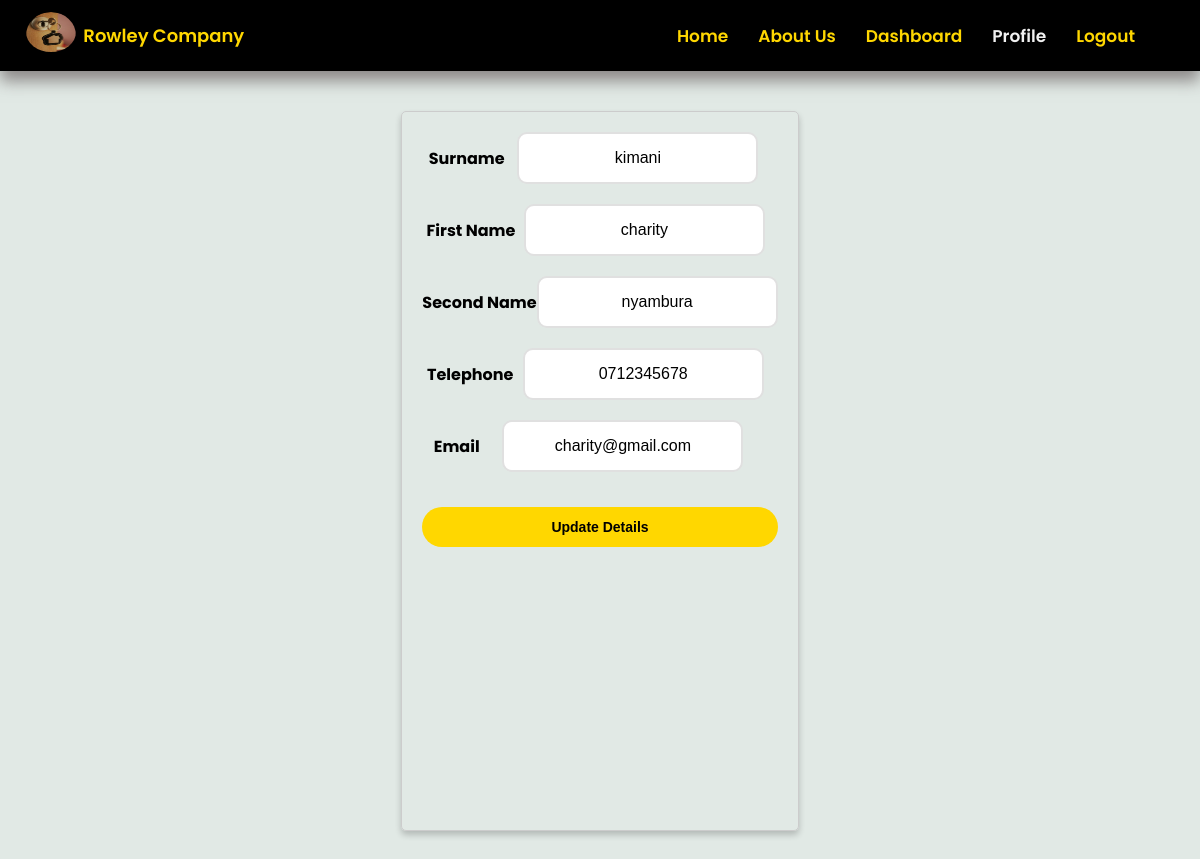
The app's page /profile (signed in), older data.
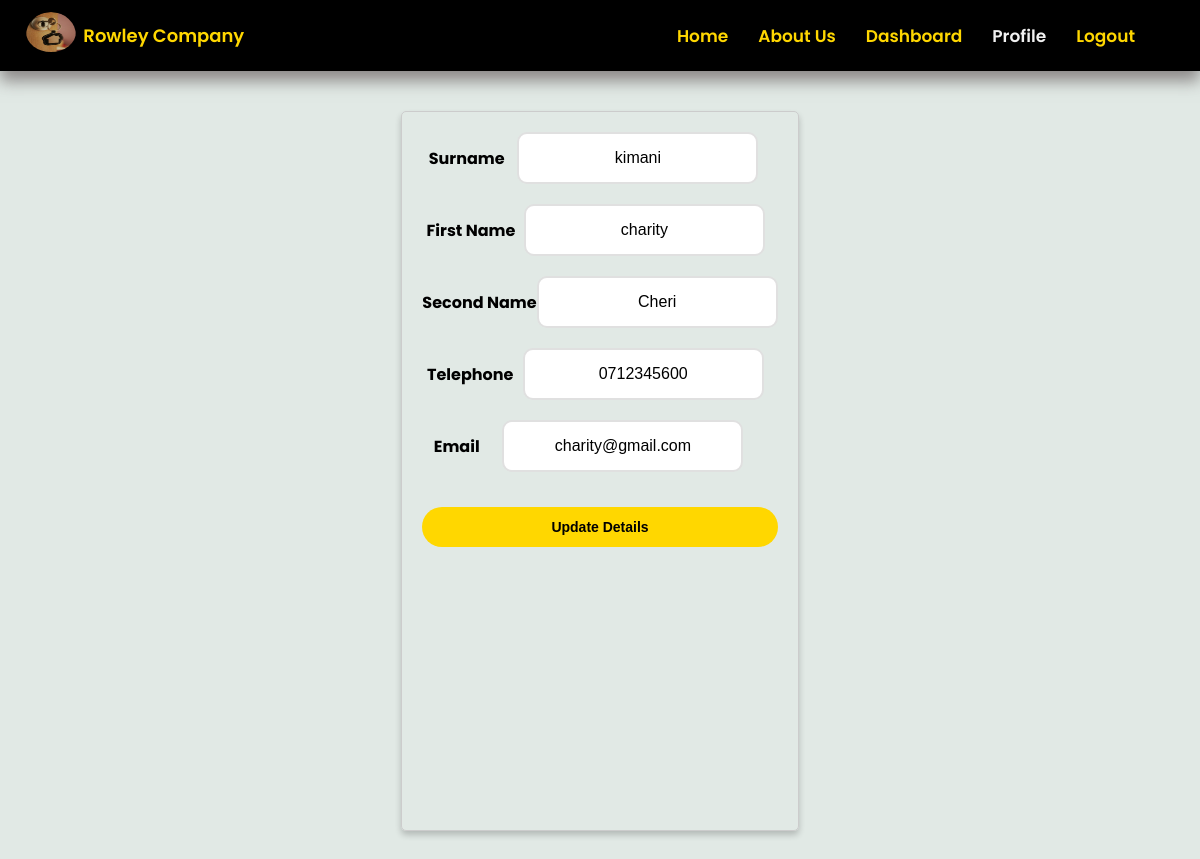
The same page, newer data.
### project/models.py (models this page shows, shortened)
class User(UserMixin, db.Model):
    id = db.Column(db.Integer, primary_key=True)
    surname = db.Column(db.String(50), nullable=False)
    first_name = db.Column(db.String(50), nullable=False)
    second_name = db.Column(db.String(50), nullable=False)
    telephone = db.Column(db.String(10), nullable=False)
    email = db.Column(db.String(120), unique=True, nullable=False)
    gender = db.Column(db.String(10), nullable=False)
    role = db.Column(db.String(10), nullable=False)
    password = db.Column(db.String(100), nullable=False)
    timestamp =  db.Column(db.DateTime, nullable=False, default=datetime.now(timezone.utc))
    bookings = db.relationship('Booking', backref='user', lazy=True)
    bookings_assigned = db.relationship('Booking', backref='agent', lazy=True)
    properties_managed = db.relationship('Property', backref='agent', lazy=True)
    tasks = db.relationship('Task', backref='user', lazy=True)
    messages_sent = db.relationship('Message', foreign_keys='Message.sender_id', backref='sender', lazy=True)
    messages_received = db.relationship('Message', foreign_keys='Message.recipient_id', backref='recipient', lazy=True)

### project/main.py (the view)
@main.route('/profile')
@login_required
def profile():
    return render_template('profile.html', active_page='profile')

### project/templates/profile.html (shortened to what this page needs)
{% extends 'base.html' %}
{% block head %}
  {{super()}}
  <link rel="stylesheet" href="/static/css/profile.css">
{% endblock %}
{% block content %}
    <div class="profile-check">
        <form class="profile-form" action="/profile" method="post">
            <div class="input-field">
                <label for="surname"><strong> Surname </strong></label>
                <input type="text" name="surname" value="{{ current_user.surname }}" required><br>
            </div>
            <div class="input-field">
                <label for="first_name"><strong> First Name </strong></label>
                <input type="text" name="first_name" value="{{ current_user.first_name }}" required><br>
            </div>
            <div class="input-field">
                <label for="second_name"><strong> Second Name  </strong></label>
                <input type="text" name="second_name" value="{{ current_user.second_name }}" required><br>
            </div>
            <div class="input-field">
                <label for="telephone"><strong> Telephone  </strong></label>
                <input type="tel" name="telephone" value="{{ current_user.telephone }}" required><br>
            </div>
            <div class="input-field">
                <label for="email"><strong> Email  </strong></label>
                <input type="email" name="email" value="{{ current_user.email }}" required><br>
            </div>
            <div class="submit-btn">
                <button type="submit"><strong> Update Details </strong></button>
            </div>
        </form>
    </div>
{% endblock %}

### project/templates/base.html (shortened to what this page needs)
<!DOCTYPE html>
<html lang="en">
<head>
    {% block head %}
    <link rel="stylesheet" href="/static/css/main.css">
    <link rel="stylesheet" href="https://maxst.icons8.com/vue-static/landings/line-awesome/line-awesome/1.3.0/css/line-awesome.min.css">
    <link rel="stylesheet" href="https://cdnjs.cloudflare.com/ajax/libs/font-awesome/6.5.2/css/all.min.css">
    {% endblock %}
</head>
<body>
    <div class="header">
        <div class="logo">
            <div class="logo-img">
                <img src="/static/images/de30038bf36a1146441892552da72a4e.jpg" alt="Company Logo">
            </div>
            <div class"logo-text">
                <span>Rowley Company</span>
            </div>
        </div>
        <div class="nav">
            <a class="nav-item {{ 'active' if active_page == 'home' else '' }}"
                href="{{url_for('main.home')}}"> Home </a>
            <a class="nav-item {{ 'active' if active_page == 'about' else '' }}"
                href="{{url_for('main.about')}}"> About Us </a>
            {% if current_user.is_authenticated %}
                {% if current_user.role == 'agent' %}
                    <a class="nav-item {{ 'active' if active_page == 'agentDashboard' else '' }}"
                     href="{{ url_for('main.agentDashboard') }}"> Dashboard </a>
                {% endif %}
            <a class="nav-item {{ 'active' if active_page == 'profile' else '' }}"
                href="{{url_for('main.profile')}}"> Profile </a>
            <a class="nav-item {{ 'active' if active_page == 'logout' else '' }}"
                href="{{url_for('auth.logout')}}"> Logout </a>
            {% endif %}
        </div>
    </div>
    <div class="content">
        {% block content %} {% endblock %}
    </div>
</body>
</html>

### project/static/css/main.css (style rules this page uses)
* { box-sizing: border-box; margin: 0; padding: 0; }
body { margin: 0; padding: 0; font-family: "Poppins", sans-serif; background-color: #E1E9E5; }
.header { background-color: black; color: gold; padding: 10px 50px 10px 20px; display: flex; justify-content: space-between; align-items: center; z-index: 1000; position: sticky; left:0; top: 0; box-shadow: 0 10px 15px rgba(119, 113, 113, 0.8); }
.logo { display: flex; align-items: center; justify-content: space-around; padding: 2px; width: 230px; height: auto; }
.logo-img { overflow: hidden; border-radius: 100%; }
.logo-img img { height: 40px; width: 50px; opacity: 0.8; transition: transform 0.3s ease; border-radius: 100%; z-index: 10; }
.logo span { font-size: 18px; font-weight: 600; }
.nav { display: flex; align-items: center; }
.nav a { color: gold; text-decoration: none; padding: 0px 15px; position: relative; font-size: 17px; font-weight: 600; transition: color 0.3s ease; }
.nav a.active { color: #f1f1f1; }

### project/static/css/profile.css (style rules this page uses)
.profile-check { background-color: #E1E9E5; border-radius: 15px; padding: 20px 80px; width: 100%; display: flex; justify-content: center; height: calc(100vh); }
.profile-form { max-width: 400px; margin: 20px auto; padding: 20px; border: 1px solid #ccc; border-radius: 5px; box-shadow: 0 4px 6px rgba(0, 0, 0, 0.2); display: flex; flex-direction: column; }
.input-field { display: flex; align-items: center; justify-content: space-around; margin-bottom: 20px; }
.input-field input { padding: 15px; background: #ffffff; font-size: 16px; font-weight: 500; border-radius: 10px; border: 2px solid #e0e0e0; text-align: center; }
.submit-btn { margin-bottom: 20px; margin-top: 15px; display: flex; flex-direction: column; justify-content: center; }
.submit-btn button { width: 100%; color: black; font-size: 14px; font-weight: bold; padding: 12px; background-color: gold; border: none; border-radius: 20px; cursor: pointer; transition: background-color 0.3s ease; }

Row changes from the older to the newer data that the page shows:
changed User "kimani": second_name "nyambura" → "Cheri"; telephone "0712345678" → "0712345600"
